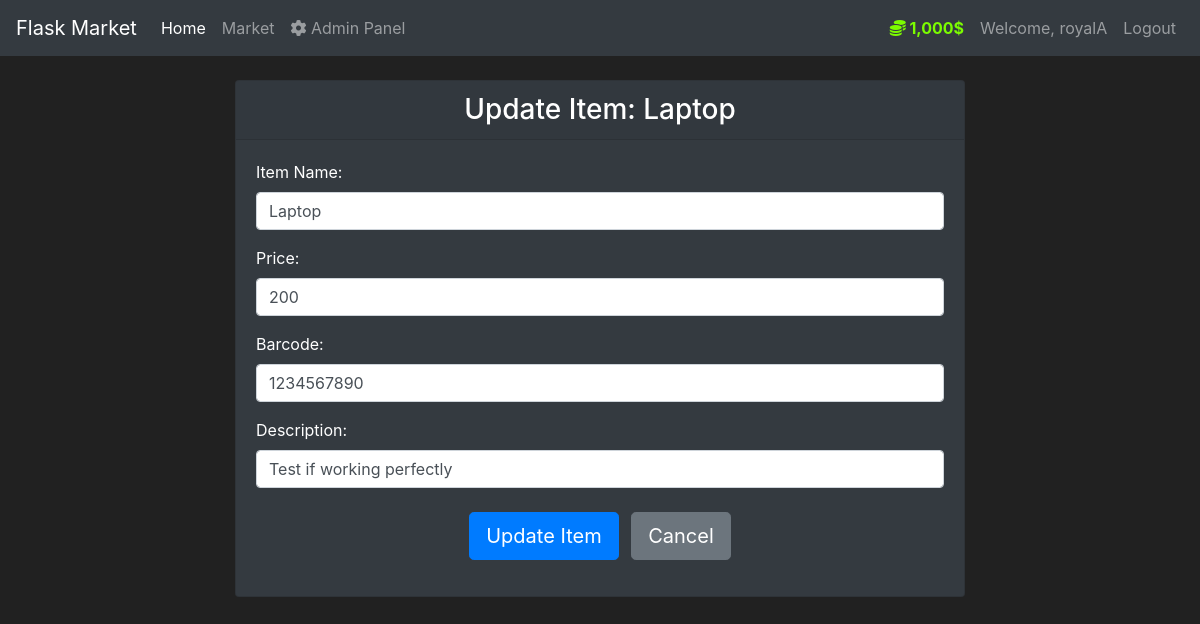
/admin/items/update/1 (signed in), run on the app's committed database.
### market/models.py (models this page shows, shortened)
class User(db.Model, UserMixin):
    id = db.Column(db.Integer(), primary_key=True)
    username = db.Column(db.String(length=30), nullable=False, unique=True)
    email_address = db.Column(db.String(length=50), nullable=False, unique=True)
    password_hash = db.Column(db.String(length=60), nullable=False)
    budget = db.Column(db.Integer(), nullable=False, default=1000)
    is_admin = db.Column(db.Boolean(), nullable=False, default=False) # Admin Update
    items = db.relationship('Item', backref='owned_user', lazy=True)   # Helpts to make sqlAlchemy take all the items in one shot
    @property      # adding a comma to budget at 3rd position starting from the right
    def prettier_budget(self):
        if len(str(self.budget)) == 4:
            return f'{str(self.budget)[:-3]},{str(self.budget)[-3:]}$'
        else:
            return f"{self.budget}$"
    @property
    def password(self):
        return self.password

class Item(db.Model):
    id = db.Column(db.Integer(), primary_key=True)
    name = db.Column(db.String(length=30), nullable=False, unique=True)
    price = db.Column(db.Integer(), nullable=False)
    barcode = db.Column(db.String(length=12), nullable=False, unique=True)
    description = db.Column(db.String(length=1024), nullable=False, unique=True)
    owner = db.Column(db.Integer(), db.ForeignKey('user.id'))                    # foreign key

### market/routes.py (the view, shortened to what this page needs)
@app.route('/admin/items/update/<int:item_id>', methods=['GET', 'POST'])
@login_required
def update_item_page(item_id):  # Admin page to update an existing item
    if not current_user.is_admin:
        flash('You are not permitted to access this page', category='danger')
        return redirect(url_for('market_page'))
    item_to_update = Item.query.get_or_404(item_id)  # finding the item by its ID
    form = UpdateItemForm()
    if request.method == 'GET':  # If it's a GET request we populate the form with current data
        form.name.data = item_to_update.name
        form.price.data = item_to_update.price
        form.barcode.data = item_to_update.barcode
        form.description.data = item_to_update.description
    if form.errors:
        for error_list in form.errors.values():
            for error in error_list:
                flash(f"{error}", category='danger')
    return render_template('update_item.html', form=form, item=item_to_update)

### market/forms.py
class UpdateItemForm(FlaskForm):
    name = StringField(label='Item Name: ', validators=[Length(min=2, max=30), DataRequired()])
    price = StringField(label='Price: ', validators=[DataRequired()])
    barcode = StringField(label='Barcode: ', validators=[Length(min=6, max=12), DataRequired()])
    description = StringField(label='Description: ', validators=[Length(max=1024), DataRequired()])
    submit = SubmitField(label='Update Item')

### market/models.py (called while the page is built)
@login_manager.user_loader
def load_user(user_id):
    return User.query.get(int(user_id))

### market/templates/update_item.html (shortened to what this page needs)
{% extends 'base.html' %}
{% block content %}
<div class="container mt-4">
    <div class="row justify-content-center">
        <div class="col-md-8">
            <div class="card bg-dark text-white">
                <div class="card-header">
                    <h3 class="text-center mb-0">Update Item: {{ item.name }}</h3>
                </div>
                <div class="card-body">
                    <form method="POST" action="{{ url_for('update_item_page', item_id=item.id) }}">
                        <div class="form-group">
                            {{ form.name.label(class="form-label") }}
                            {{ form.name(class="form-control", placeholder="Enter item name") }}
                        </div>
                        <div class="form-group">
                            {{ form.price.label(class="form-label") }}
                            {{ form.price(class="form-control", placeholder="Enter price in dollars") }}
                        </div>
                        <div class="form-group">
                            {{ form.barcode.label(class="form-label") }}
                            {{ form.barcode(class="form-control", placeholder="Enter barcode") }}
                        </div>
                        <div class="form-group">
                            {{ form.description.label(class="form-label") }}
                            {{ form.description(class="form-control", placeholder="Enter item description", rows="4") }}
                        </div>
                        <div class="form-group text-center mt-4">
                            {{ form.submit(class="btn btn-primary btn-lg") }}
                            <a href="{{ url_for('admin_items_page') }}" class="btn btn-secondary btn-lg ml-2">
                                Cancel
                            </a>
                        </div>
                    </form>
                </div>
            </div>
        </div>
    </div>
</div>
{% endblock %}

### market/templates/base.html (shortened to what this page needs)
<!doctype html>
<html lang="en">
   <head>
      <link rel="stylesheet" href="https://cdn.jsdelivr.net/npm/bootstrap@4.5.3/dist/css/bootstrap.min.css">
   </head>
   <body>
    <nav class="navbar navbar-expand-md navbar-dark bg-dark">
      <a class="navbar-brand" href="#">Flask Market</a>
      <div class="collapse navbar-collapse" id="navbarNav">
        <ul class="navbar-nav mr-auto">
            <li class="nav-item active">
                <a class="nav-link" href="{{ url_for('home_page') }}">Home <span class="sr-only">(current)</span></a>
            </li>
            <li class="nav-item">
                <a class="nav-link" href="{{ url_for('market_page') }}">Market</a>
            </li>
            {% if current_user.is_authenticated and current_user.is_admin %}
            <li class="nav-item">
                <a class="nav-link" href="{{ url_for('admin_items_page') }}">
                    <i class="fas fa-cog"></i> Admin Panel
                </a>
            </li>
            {% endif %}
        </ul>
        {% if current_user.is_authenticated %}
            <ul class="navbar-nav">
                <li class="nav-item">
                    <a class="nav-link" style="color: lawngreen; font-weight: bold">
                        <i class="fas fa-coins"></i>
                        {{ current_user.prettier_budget }}
                    </a>
                </li>
                <li class="nav-item">
                    <a class="nav-link" href="#">Welcome, {{ current_user.username }}</a>
                </li>
                <li class="nav-item">
                    <a class="nav-link" href="{{ url_for('logout_page') }}">Logout</a>
                </li>
            </ul>
        {% endif %}
      </div>
    </nav>
      {% block content %}
      {% endblock %}
   </body>
</html>

### market/templates/base.html (style rules this page uses)
body { background-color: #212121; color: white }

### data on the page
User: prettier_budget "1,000$", username "royalA"
Item: name "Laptop", price "200", barcode "1234567890", description "Test if working perfectly"
